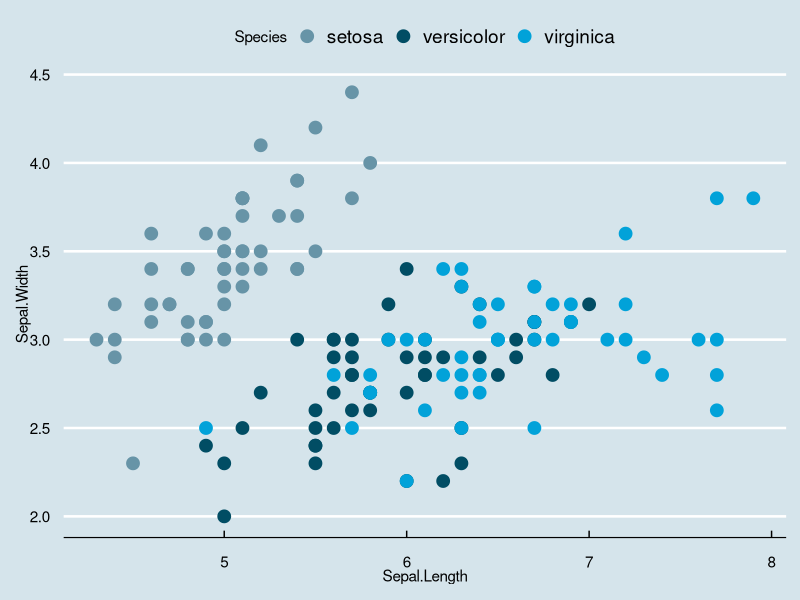
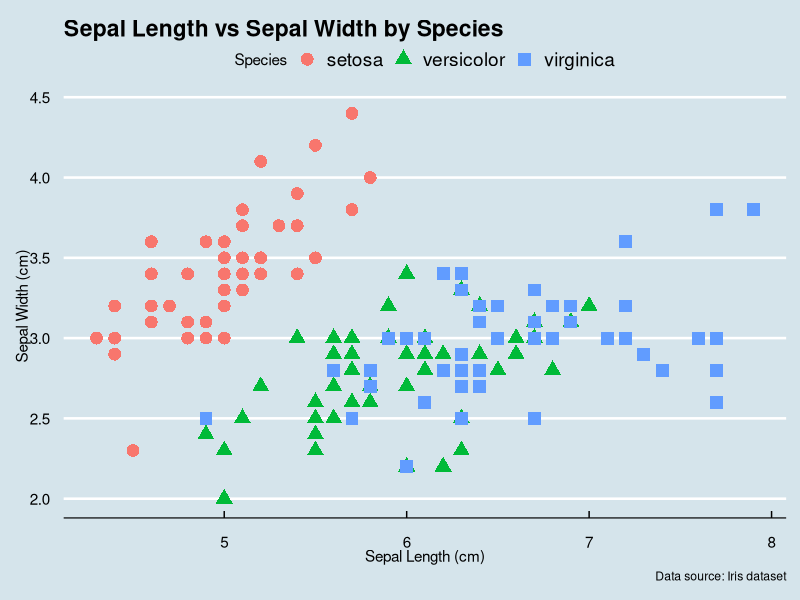
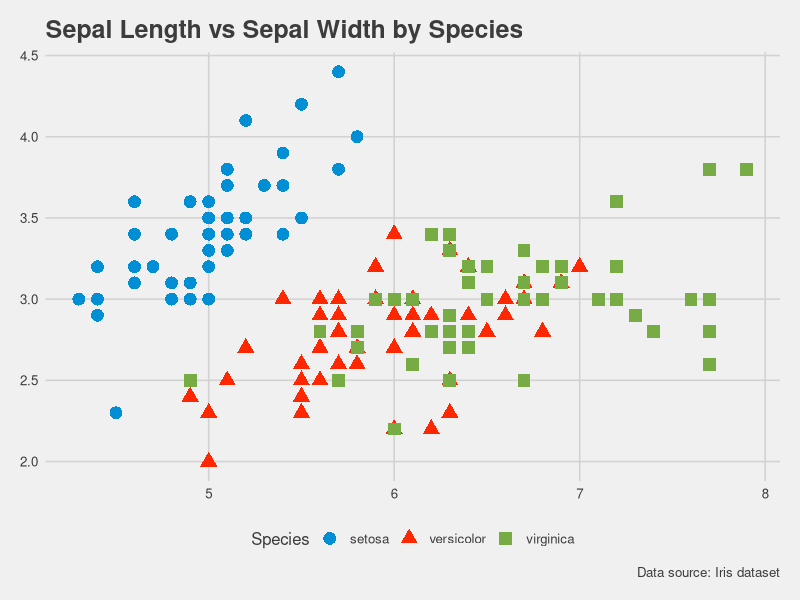
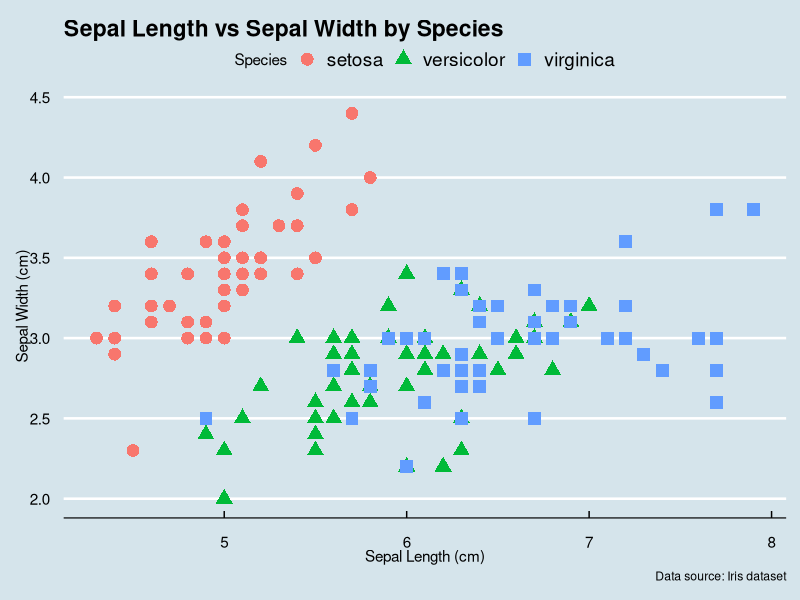
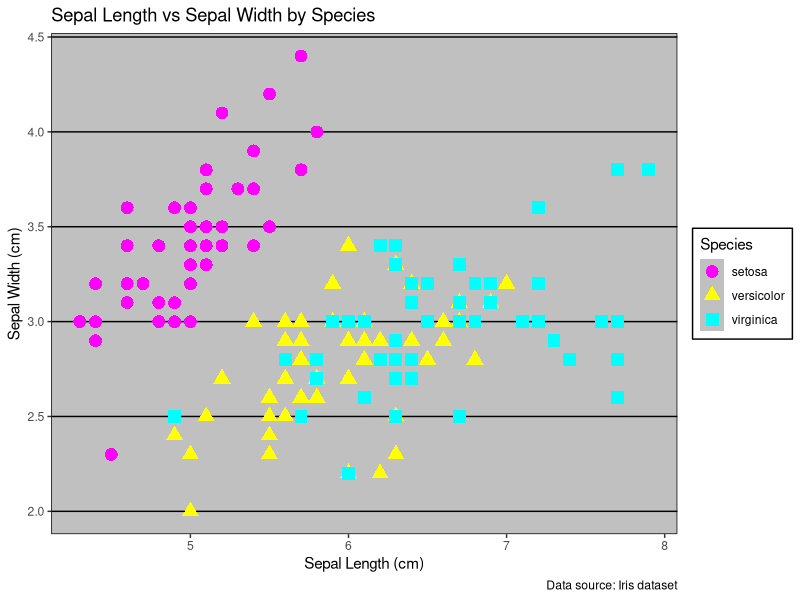
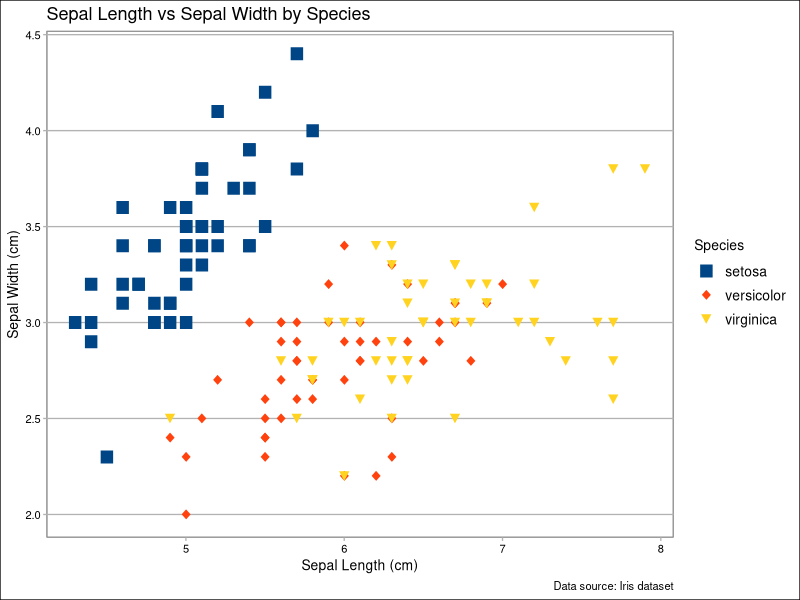
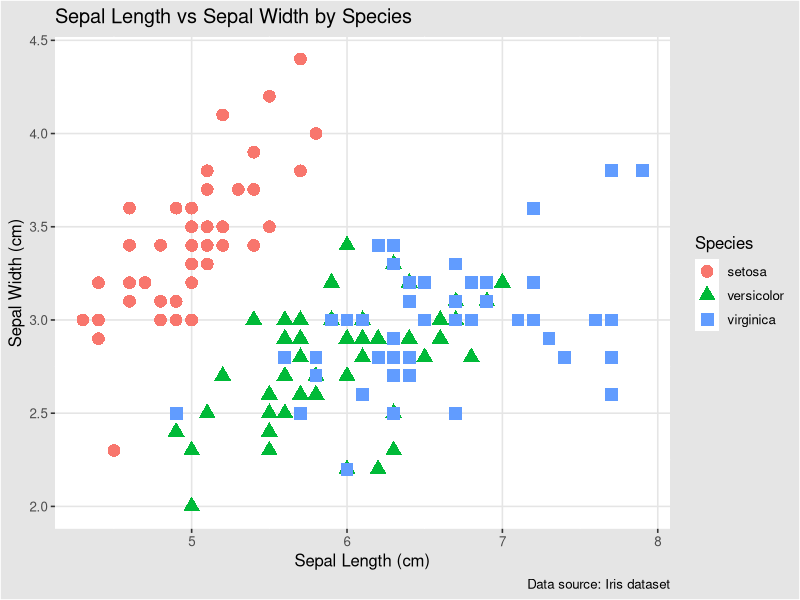
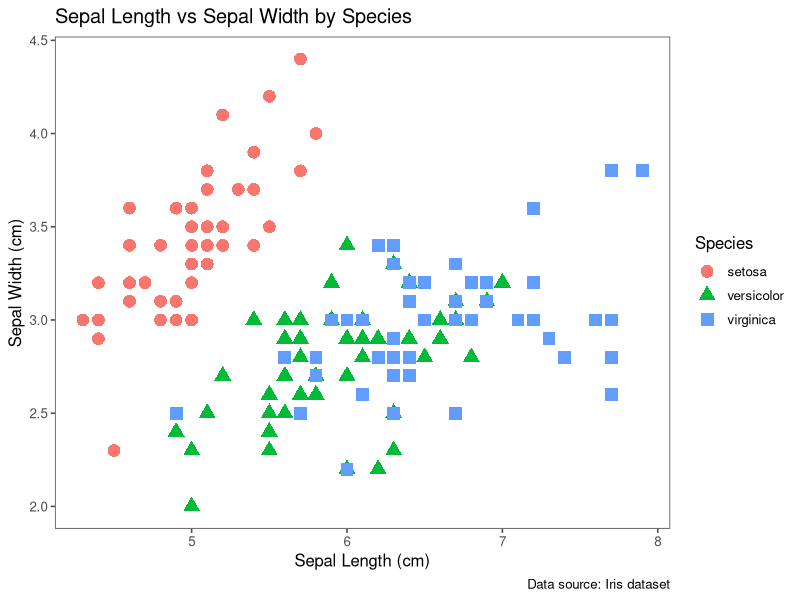

These charts were generated, in order, by the following R code:
# gloss bench figure gallery-037
# source: package/ggthemes.Rmd (gallery)
# Frozen by bench/R/harvest.R: code up to the chosen figure; see meta.json.
# ---- chunk 1 ----
knitr::opts_chunk$set(warning = FALSE, message = FALSE, fig.align = "center")
# ---- chunk 2 ----
library(ggplot2)
library(ggthemes)
p <- ggplot(iris, aes(x = Sepal.Length, y = Sepal.Width, color = Species)) +
  geom_point(size = 4)
p + theme_economist() + scale_color_economist()
# ---- chunk 3 ----
# install.packages("ggthemes") # [bench: install call removed]
# ---- chunk 4 ----
library(ggplot2)
library(ggthemes)

p <- ggplot(iris, aes(x = Sepal.Length, y = Sepal.Width, color = Species, shape = Species)) +
  geom_point(size = 4) +
  labs(
    title = "Sepal Length vs Sepal Width by Species",
    x = "Sepal Length (cm)",
    y = "Sepal Width (cm)",
    caption = "Data source: Iris dataset"
  )

p + theme_economist()
# ---- chunk 5 ----
p + theme_fivethirtyeight() + scale_color_fivethirtyeight()
# ---- chunk 6 ----
p + theme_economist()
# ---- chunk 7 ----
p + theme_excel() + scale_color_excel()
# ---- chunk 8 ----
p + theme_calc() + scale_color_calc() + scale_shape_calc()
# ---- chunk 9 ----
p + theme_igray()
# ---- chunk 10 ----
p + theme_few()
# ---- chunk 11 ----
p + theme_solarized() + scale_color_solarized()
# ---- chunk 12 ----
p + theme_solarized(light = FALSE) + scale_color_solarized()
# ---- chunk 13 ----
p + theme_tufte()
# ---- chunk 14 ----
p + theme_wsj()
# ---- chunk 15 ----
p + theme_stata() + scale_color_stata() + scale_shape_stata()
